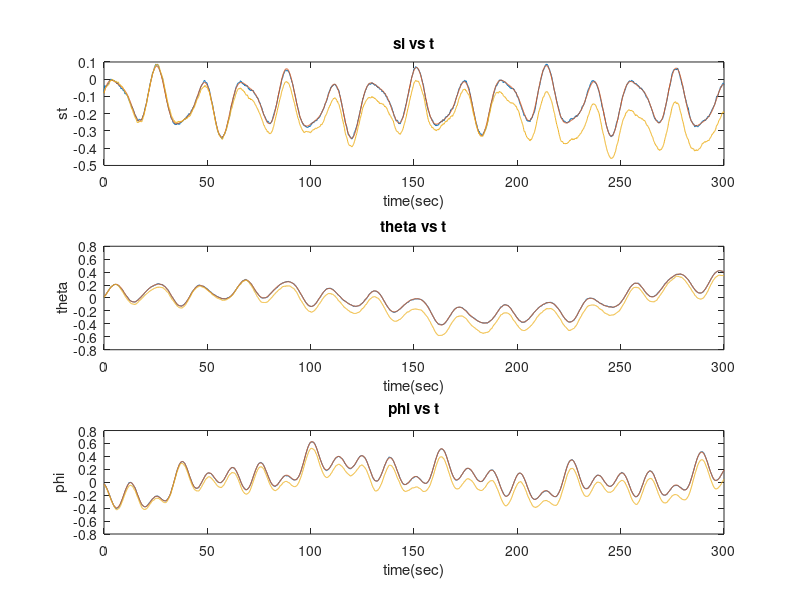
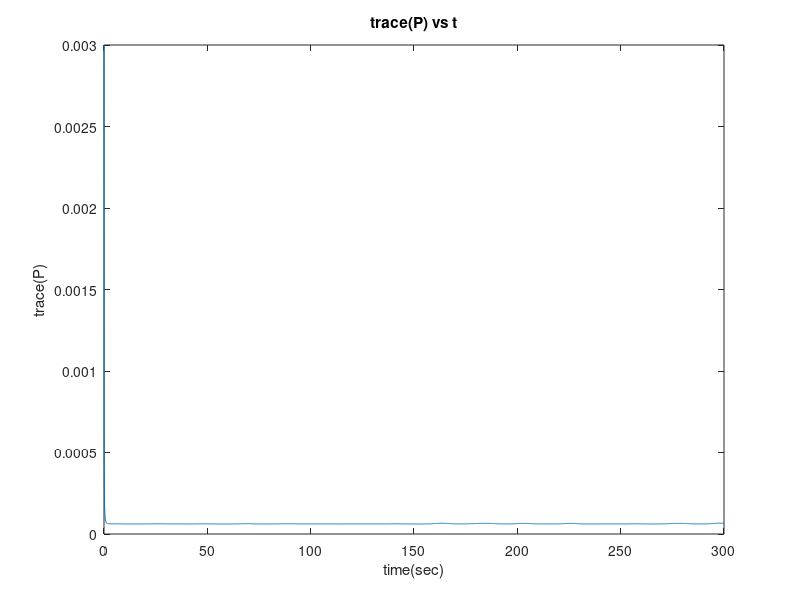
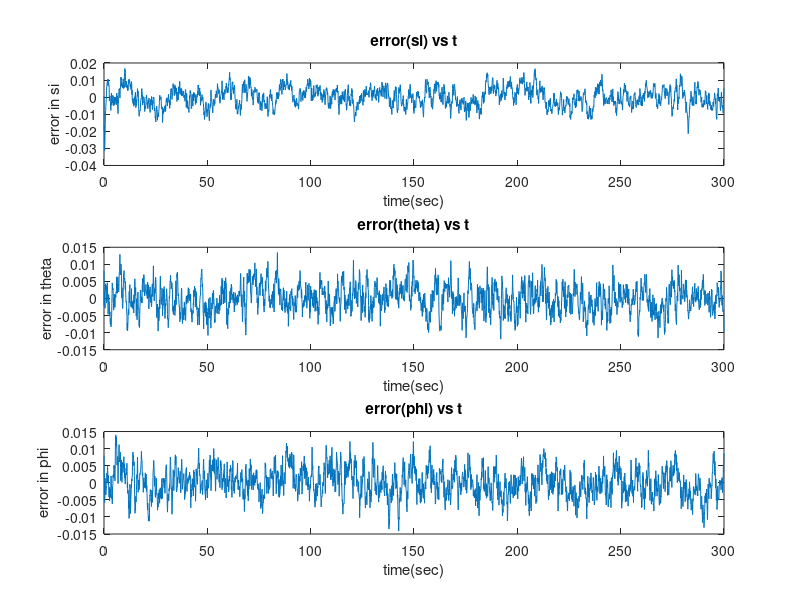

Source code (MATLAB) for these figures, in order:
clear;
clc;

load ae5335_asg1_prob1_synthetic_data.mat

n_pts = numel(timestamps);
g = 9.81;

compass_cov = std_dev_compass^2;
accel_cov = (std_dev_accel^2)*eye(3);
R_cov = [compass_cov zeros(1,3); zeros(3,1) accel_cov];                     %Defining measurement error covariance 
Q_cov = (std_dev_rategyro^2)*eye(3);                                        %Defining process error covariance
P_cov = eye(3)*0.001;                                                      %Initilizing estimation error covariance

%Initlizing states
si_initial = z_compass_mb(1);
theta_initial = asin(z_accelerometer_ab(1,1)/9.81);
tan_phi = z_accelerometer_ab(2,1)/z_accelerometer_ab(3,1);
phi_initial = atan(tan_phi);
x_hat = [si_initial; theta_initial; phi_initial];
x_int = x_hat;


%Initilizing Data matrix for plots
x_hat_plot = [];
x_int_plot = [];
P_trace_plot = [];

%Saving First data set
x_hat_plot(:,1) = x_hat;
x_int_plot(:,1) = x_int;
P_trace_plot(:,1) = trace(P_cov);

for k = 2 : n_pts

    dt = timestamps(k) - timestamps(k-1);

    si = x_hat(1);
    theta = x_hat(2);
    phi = x_hat(3);
    
    % Rate Gyro readings
    u_k1 = z_rategyro_rb(:,k-1);

    H0 = [0           sin(phi)              cos(phi);
          0           cos(phi)*cos(theta)   -sin(phi)*cos(theta);
          cos(theta)  sin(phi)*sin(theta)   cos(phi)*sin(theta)];
    H0 = (1/cos(theta))*H0;
    
    %Pridicting Estimates using nonlinear model
    x_hat_dot = H0*u_k1;
    x_hat_minus = x_hat + x_hat_dot * dt;

    %Linearization
    F0 = [...
        0   (u_k1(2)*sin(phi)+u_k1(3)*cos(phi))*tan(theta)*sec(theta)  (u_k1(2)*cos(phi)-u_k1(3)*sin(phi))*sec(theta);
        0   0                                                       -(u_k1(2)*sin(phi)+u_k1(3)*cos(phi));
        0   (u_k1(2)*sin(phi)+u_k1(3)*cos(phi))*(sec(theta))^2         (u_k1(2)*cos(phi)-u_k1(3)*sin(phi))*tan(theta)];

    F_k1 = eye(3) + F0*dt;
    G2_k1 = -H0*dt;

    P_minus = F_k1*P_cov*F_k1' + G2_k1*Q_cov*G2_k1';

    %Linearization of Measurement Model
    C_k1 = [1   0                       0;
            0   g*cos(theta)            0;
            0   g*sin(phi)*sin(theta)  -g*cos(phi)*cos(theta);
            0   g*cos(phi)*sin(theta)   g*sin(phi)*cos(theta)];

    %Calculating Kalman Gain
    L_k = P_minus*C_k1'/(C_k1*P_minus*C_k1' + R_cov);
    
    %Aquiring Compass and Acclelrometer readings
    z_k = [z_compass_mb(:,k);z_accelerometer_ab(:,k)];

    si = x_hat_minus(1);
    theta = x_hat_minus(2);
    phi = x_hat_minus(3);
    h_x_hat_minus = [si; g*sin(theta); -g*sin(phi)*cos(theta); -g*cos(phi)*cos(theta)];

    %Updating Estimetes
    x_hat = x_hat_minus + L_k*(z_k - h_x_hat_minus);
    P_cov = (eye(3) - L_k*C_k1)*P_minus;

   
    %Calculating only pridictons
    H0_int = [0             sin(x_int(3))                   cos(x_int(3));
          0             cos(x_int(3))*cos(x_int(2))     -sin(x_int(3))*cos(x_int(2));
          cos(x_int(2)) sin(x_int(3))*sin(x_int(2))     cos(x_int(3))*sin(x_int(2))];
    H0_int = (1/cos(x_int(2)))*H0_int;

    x_int_dot = H0_int*u_k1;
    x_int = x_int + x_int_dot * dt;

    x_hat_plot(:,k) = x_hat;
    x_int_plot(:,k) = x_int;
    P_trace_plot(:,k) = trace(P_cov);

end

figure;
% plot 1
subplot(3,1,1)
plot(timestamps,x_hat_plot(1,:))
title('si vs t')
xlabel 'time(sec)';
ylabel 'st';
hold on;
plot(timestamps,euler_angles_true(1,:));
plot (timestamps,x_int_plot(1,:))

% plot 2
subplot(3,1,2)
plot(timestamps,x_hat_plot(2,:))
title('theta vs t')
xlabel 'time(sec)';
ylabel 'theta';
hold on;
plot(timestamps,euler_angles_true(2,:));
plot (timestamps,x_int_plot(2,:))

% plot 3
subplot(3,1,3)
plot(timestamps,x_hat_plot(3,:))
title('phi vs t')
xlabel 'time(sec)';
ylabel 'phi';
hold on;
plot(timestamps,euler_angles_true(3,:));
plot (timestamps,x_int_plot(3,:))

figure;
plot(timestamps,P_trace_plot)
title('trace(P) vs t')
xlabel 'time(sec)';
ylabel 'trace(P)';

figure;
% plot 1
subplot(3,1,1)
plot(timestamps,(euler_angles_true(1,:)-x_hat_plot(1,:)))
title('error(si) vs t')
xlabel 'time(sec)';
ylabel 'error in si';

% plot 2
subplot(3,1,2)
plot(timestamps,(euler_angles_true(2,:)-x_hat_plot(2,:)))
title('error(theta) vs t')
xlabel 'time(sec)';
ylabel 'error in theta';

% plot 3
subplot(3,1,3)
plot(timestamps,(euler_angles_true(3,:)-x_hat_plot(3,:)))
title('error(phi) vs t')
xlabel 'time(sec)';
ylabel 'error in phi';




